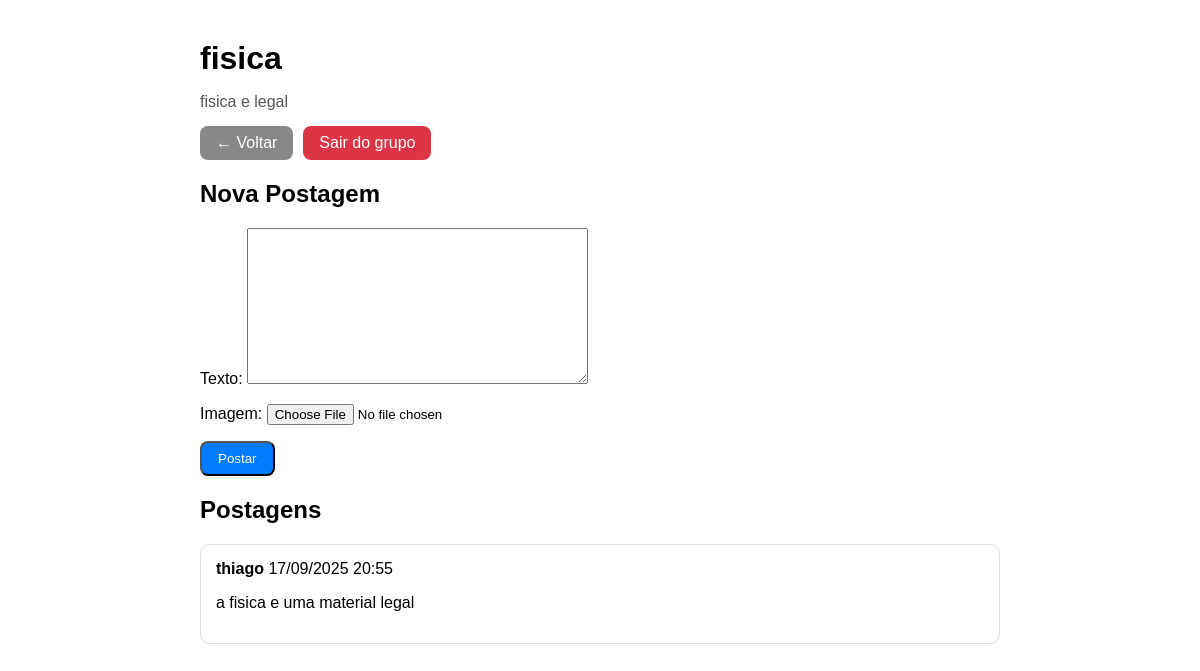
Screenshot of /grupos/2/ (signed in) with the database file from the repository.
### tela_principal/models.py (models this page shows, shortened)
class Grupo(models.Model):
    nome = models.CharField(max_length=100)
    descricao = models.TextField()
    criador = models.ForeignKey(User, on_delete=models.CASCADE)
    participantes = models.ManyToManyField(User, related_name='grupos')
    imagem = models.ImageField(upload_to='grupo_pics/', blank=True, null=True)
    data_criacao = models.DateTimeField(auto_now_add=True)

class Postagem(models.Model):
    grupo = models.ForeignKey(Grupo, on_delete=models.CASCADE, related_name='postagens')
    autor = models.ForeignKey(User, on_delete=models.CASCADE)
    texto = models.TextField()
    imagem = models.ImageField(upload_to='postagens/', blank=True, null=True)
    data_criacao = models.DateTimeField(auto_now_add=True)

### tela_principal/views.py (the view)
# urls.py: path('grupos/<int:grupo_id>/', views.grupo_detail, name='grupo_detail'),
@login_required
def grupo_detail(request, grupo_id):
    grupo = get_object_or_404(Grupo, id=grupo_id)
    postagens = grupo.postagens.all().order_by('-data_criacao')
    if request.method == 'POST':
        form = PostagemForm(request.POST, request.FILES)
        if form.is_valid():
            postagem = form.save(commit=False)
            postagem.autor = request.user
            postagem.grupo = grupo
            postagem.save()
            return redirect('grupo_detail', grupo_id=grupo.id)
    else:
        form = PostagemForm()
    return render(request, 'tela_principal/grupo_detail.html', {
        'grupo': grupo,
        'postagens': postagens,
        'form': form
    })

### tela_principal/forms.py
class PostagemForm(forms.ModelForm):
    class Meta:
        model = Postagem
        fields = ['texto', 'imagem']

### tela_principal/templates/tela_principal/grupo_detail.html (shortened to what this page needs)
{% load static %}
<!DOCTYPE html>
<html lang="pt-br">
<head>
    <link rel="stylesheet" href="{% static 'tela_principal/css/detail.css' %}">
</head>
<body>
    <div class="container">
        <div class="grupo-header">
            <h1>{{ grupo.nome }}</h1>
            <p>{{ grupo.descricao }}</p>
            <div class="header-buttons">
                <a href="{% url 'dashboard' %}" class="btn voltar">← Voltar</a>
                {% if user in grupo.participantes.all %}
                    <a href="{% url 'sair_grupo' grupo.id %}" class="btn danger">Sair do grupo</a>
                {% else %}
                    <a href="{% url 'entrar_grupo' grupo.id %}" class="btn">Entrar no grupo</a>
                {% endif %}
            </div>
        </div>
        <div class="postar">
            <h2>Nova Postagem</h2>
            <form method="POST" enctype="multipart/form-data">
                {{ form.as_p }}
                <button type="submit" class="btn">Postar</button>
            </form>
        </div>
        <div class="postagens">
            <h2>Postagens</h2>
            {% for postagem in postagens %}
                <div class="post">
                    <div class="post-header">
                        <strong>{{ postagem.autor.username }}</strong>
                        <span class="data">{{ postagem.data_criacao|date:"d/m/Y H:i" }}</span>
                    </div>
                    <p>{{ postagem.texto }}</p>
                </div>
            {% empty %}
                <p class="empty">Nenhuma postagem ainda.</p>
            {% endfor %}
        </div>
    </div>
</body>
</html>

### tela_principal/static/tela_principal/css/detail.css (style rules this page uses)
.container { max-width: 800px; margin: 40px auto; padding: 0 20px; font-family: Arial, sans-serif; }
.grupo-header h1 { margin-bottom: 5px; }
.grupo-header p { margin-bottom: 15px; color: #555; }
.header-buttons { display: flex; gap: 10px; flex-wrap: wrap; margin-bottom: 20px; }
.btn { display: inline-block; padding: 8px 16px; background-color: #007bff; color: #fff; border-radius: 8px; text-decoration: none; transition: background-color 0.3s; }
.btn.voltar { background-color: #888; }
.btn.danger { background-color: #dc3545; }
.postagens .post { border: 1px solid #ddd; padding: 15px; border-radius: 10px; margin-bottom: 15px; }

### rows the page displays
Grupo: nome "fisica", descricao "fisica e legal"
Postagem: autor.username "thiago", data_criacao "17/09/2025 20:55", texto "a fisica e uma material legal"
